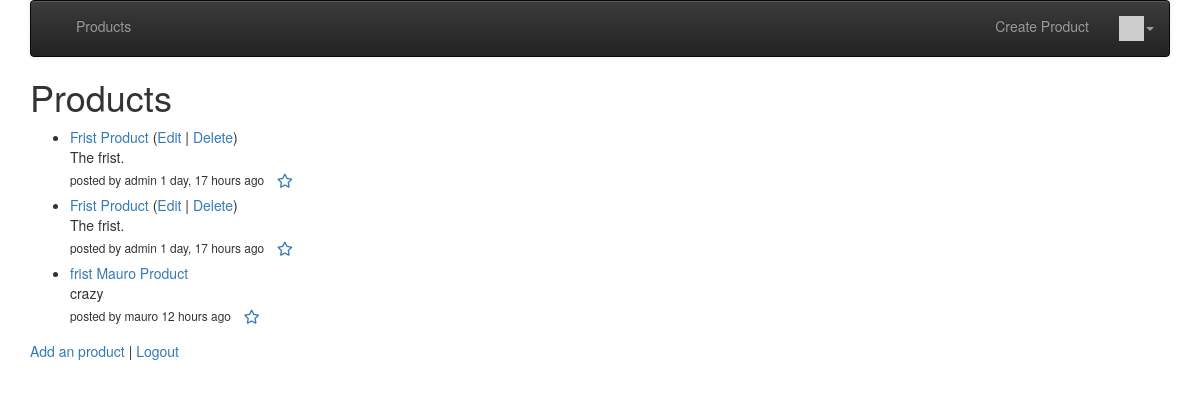
Screenshot of / (signed in) with the database file from the repository.
### product/models.py (models this page shows, shortened)
class Product(models.Model) :
    title = models.CharField(
            max_length=200,
            validators=[MinLengthValidator(2, "Title must be greater than 2 characters")]
    )
    price = models.DecimalField(max_digits=7, decimal_places=2, null=True)
    text = models.TextField()
    owner = models.ForeignKey(settings.AUTH_USER_MODEL, on_delete=models.CASCADE)
    comments = models.ManyToManyField(settings.AUTH_USER_MODEL,
        through='Comment', related_name='comments_owned')
    created_at = models.DateTimeField(auto_now_add=True)
    updated_at = models.DateTimeField(auto_now=True)
    picture = models.BinaryField(null=True, editable=True)
    content_type = models.CharField(max_length=256, null=True, help_text='The MIMEType of the file')
    favorites = models.ManyToManyField(settings.AUTH_USER_MODEL,
        through='Fav', related_name='favorite_products')

### product/views.py (the view)
# urls.py: path('', views.ProductListView.as_view(), name='all'),
class ProductListView(OwnerListView):
    model = Product
    template_name = "products/product_list.html"
    def get(self, request) :
        strval =  request.GET.get("search", False)
        favorites = None
        if strval :
            query = Q(title__contains=strval)
            query.add(Q(text__contains=strval), Q.OR)
            objects = Product.objects.filter(query).select_related().order_by('-updated_at')[:10]
        else:
            objects = Product.objects.all()
            favorites = list()
            if request.user.is_authenticated:
                rows = request.user.favorite_products.values('id')
                favorites = [ row['id'] for row in rows ]
        for obj in objects:
            obj.natural_updated = naturaltime(obj.updated_at)
        ctx = {'product_list' : objects, 'search': strval, 'favorites': favorites}
        retval = render(request, self.template_name, ctx)
        dump_queries()
        return retval;

### product/templatetags/app_tags.py (called while the page is built)
@register.filter(name='gravatar')
def gravatar(user, size=35):
    email = str(user.email.strip().lower()).encode('utf-8')
    email_hash = md5(email).hexdigest()
    url = "//www.gravatar.com/avatar/{0}?s={1}&d=identicon&r=PG"
    return url.format(email_hash, size)

### product/utils.py (called while the page is built)
def dump_queries() :
    qs = connection.queries
    for q in qs:
        print(q)

### product/templates/products/product_list.html (shortened to what this page needs)
{% extends "base_menu.html" %}
{% block content %}
<h1>Products</h1>
<p>
{% if product_list %}
<ul>
  {% for product in product_list %}
    <li>
        <a href="{% url 'products:product_detail'  product.id %}">{{ product.title }}</a>
        {% if product.owner == user %}
        (<a href="{% url 'products:product_update' product.id %}">Edit</a> |
        <a href="{% url 'products:product_delete' product.id %}">Delete</a>)
        {% endif %}
        <div style="left:10px">
            {% if product.text|length < 100 %}
                {{ product.text }}
            {% else %}
                {{ product.text|slice:"0:99" }}
                <a href="{% url 'products:product_detail'  product.id %}">...</a>
            {% endif %}
        </div>
        <small>
        {% if product.owner.username %}
            posted by {{ product.owner.username }}
        {% endif %}
        {{ product.natural_updated }}
        </small>
        {% if user.is_authenticated %}
        <a href="#" onclick=
             "favPost('{% url 'products:product_favorite' product.id %}', {{ product.id }} );return false;"
            id="unfavorite_star_{{product.id}}">
        <span class="fa-stack" style="vertical-align: middle;">
        <i class="fa fa-star-o fa-stack-1x"></i>
        </span>
        </a>
        {% endif %}
    </li>
  {% endfor %}
</ul>
{% else %}
  <p>There are no product in the database.</p>
{% endif %}
</p>
<p>
<a href="{% url 'products:product_create' %}">Add an product</a> |
{% if user.is_authenticated %}
<a href="{% url 'logout' %}?next={% url 'products:all' %}">Logout</a>
{% else %}
<a href="{% url 'login' %}?next={% url 'products:all' %}">Login</a> |
<a href="{% url 'register' %}?next={% url 'products:all' %}">Register</a>
{% endif %}
</p>
{% endblock %}

### product/templates/base_menu.html (shortened to what this page needs)
{% extends "base_bootstrap.html" %}
{% block navbar %}
{% load app_tags %}
<nav class="navbar navbar-default navbar-inverse">
  <div class="container-fluid">
    <div class="navbar-header">
        <a class="navbar-brand" href="/">{{ settings.APP_NAME }}</a>
    </div>
    <ul class="nav navbar-nav">
      {% url 'products' as products %}
      <li {% if request.get_full_path == products %}class="active"{% endif %}>
          <a href="{% url 'products:all' %}">Products</a></li>
    </ul>
    <ul class="nav navbar-nav navbar-right">
        {% if user.is_authenticated %}
        <li>
        <a href="{% url 'products:product_create' %}">Create Product</a>
        </li>
        <li class="dropdown">
            <a href="#" data-toggle="dropdown" class="dropdown-toggle">
                <img style="width: 25px;" src="{{ user|gravatar:60 }}"/><b class="caret"></b>
            </a>
        </li>
        {% else %}
        <li>
        <a href="{% url 'login' %}?next={% url 'products:all' %}">Login</a>
        </li>
        {% endif %}
    </ul>
  </div>
</nav>
{% endblock %}

### product/templates/base_bootstrap.html (shortened to what this page needs)
<!DOCTYPE html>
<html>
<head>
<link rel="stylesheet"
    href="https://maxcdn.bootstrapcdn.com/bootstrap/3.4.0/css/bootstrap.min.css"
>
<link rel="stylesheet"
    href="https://maxcdn.bootstrapcdn.com/bootstrap/3.4.0/css/bootstrap-theme.min.css"
>
<link rel="stylesheet"
    href="https://code.jquery.com/ui/1.12.1/themes/ui-lightness/jquery-ui.css"
>
<link rel="stylesheet" href="https://use.fontawesome.com/releases/v5.8.1/css/all.css">
<link rel="stylesheet" href="https://use.fontawesome.com/releases/v5.8.1/css/v4-shims.css">
</head>
<body>
<div class="container">
{% block navbar %} {% endblock %}
{% block content %}
{% endblock %}
</div>
</body>
</html>

### rows the page displays
Product: title "Frist Product", shows "Edit", text "The frist.", owner.username "admin", natural_updated "1 day, 17 hours ago"
Product: title "Frist Product", shows "Edit", text "The frist.", owner.username "admin", natural_updated "1 day, 17 hours ago"
Product: title "frist Mauro Product", text "crazy", owner.username "mauro", natural_updated "12 hours ago"
